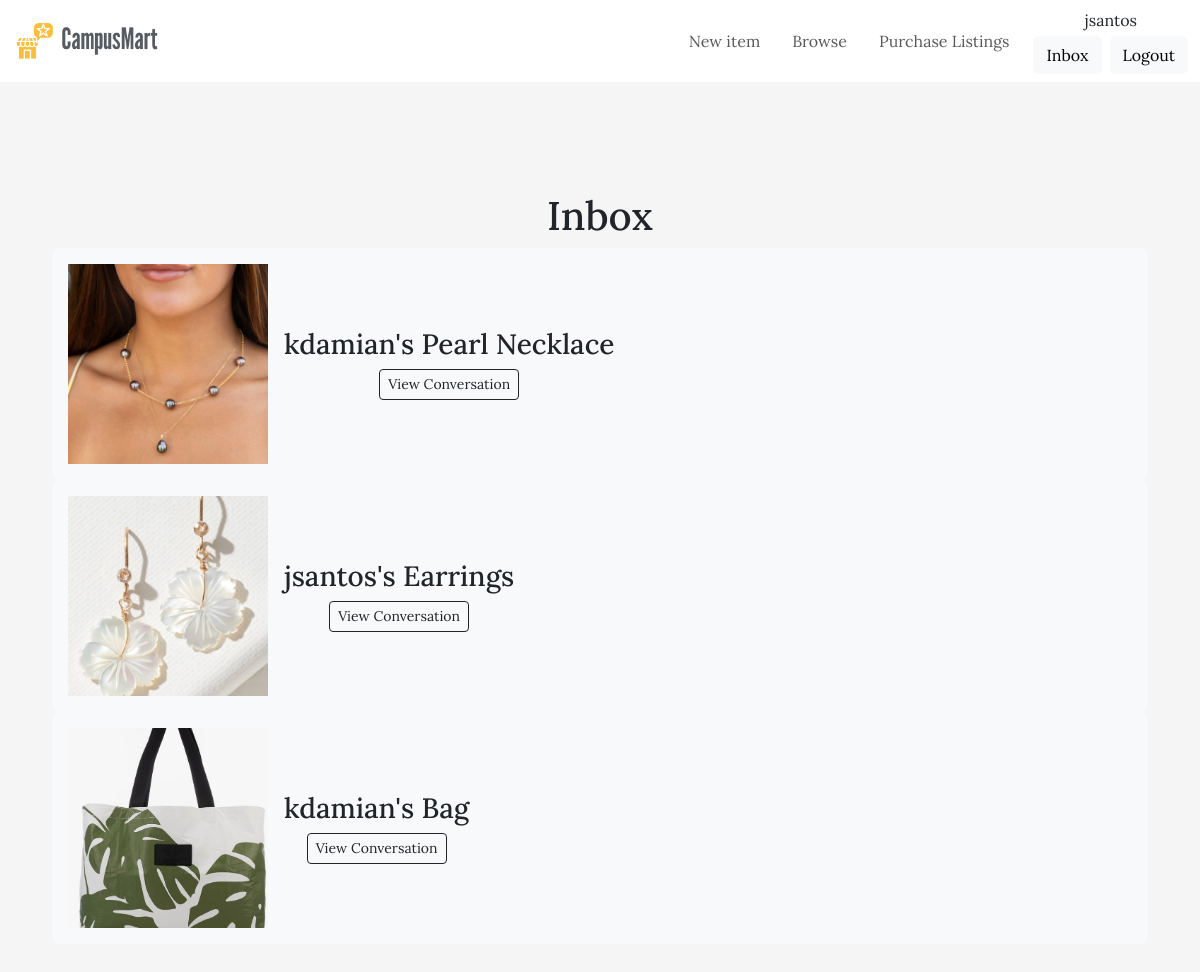
Page /campusmart/inbox/ (signed in) on the committed database.
### campusmart/models.py (models this page shows)
class Conversation(models.Model):
    listing = models.ForeignKey(Listing, on_delete=models.CASCADE)
    members = models.ManyToManyField(User)
    created_at = models.DateTimeField(auto_now_add=True)

class Listing(models.Model):
    CONDITION_CHOICES = [
        ('New', 'New'),
        ('Like New', 'Like New'),
        ('Used', 'Used'),
        ('Fair', 'Fair'),
    ]
    STATUS_CHOICES = [
        ('Available', 'Available'),
        ('Unavailable', 'Unavailable'),
    ]
    created_by = models.ForeignKey(User, on_delete=models.CASCADE)
    title = models.CharField(max_length=200)
    description = models.TextField()
    price = models.DecimalField(max_digits=10, decimal_places=2)
    condition = models.CharField(max_length=20, choices=CONDITION_CHOICES)
    photo = models.ImageField(upload_to='listing_photos')
    status = models.CharField(max_length=20, choices=STATUS_CHOICES, default='Available')
    def __str__(self):
        return f"{self.created_by}'s {self.title}"

### campusmart/views.py (the view)
# urls.py: path('inbox/', views.inbox, name='inbox'),
@login_required
def inbox(request):
    conversations = Conversation.objects.filter(members=request.user).order_by('-created_at')
    return render(request, 'campusmart/inbox.html', {
        'conversations':conversations,
    })

### campusmart/templates/campusmart/inbox.html (shortened to what this page needs)
{% extends "campusmart/base.html" %}
{% load static %}
{% block content %}
<div class="container mt-4">
    <h1>Inbox</h1>
    <br/>
    {% for conversation in conversations %}
        <div class="col-12">
            <div class="d-flex align-items-center bg-light p-3 rounded">
            <div class="me-3">
                {% if conversation.listing.photo %}
                    <img src="{{ conversation.listing.photo.url }}"
                        class="w-full h-full object-cover rounded-xl"
                        alt="Listing image"
                        style="width: 200px; height: 200px; object-fit: cover; display: block;"
                    >
                {% endif %}
            </div>
            <div>
                <h3>{{ conversation.listing }}</h3>
                <a href="{% url 'campusmart:conversation_detail' conversation.id %}" class="btn btn-outline-dark btn-sm">View Conversation</a>
            </div>
        </div>
        </div>
    {% endfor %}
</div>
{% endblock %}

### campusmart/templates/campusmart/base.html (shortened to what this page needs)
<!DOCTYPE html>
<html>
<head>
    <link href="https://cdn.jsdelivr.net/npm/bootstrap@5.3.0-alpha1/dist/css/bootstrap.min.css" rel="stylesheet"
>
    {% load static %}
    <link rel="stylesheet" href="{% static 'campusmart/basestyles.css' %}">
</head>
<body>
    {% load static %}
        <nav class="navbar navbar-expand-lg fixed-top" style="background-color: white;">
            <div class="container-fluid">
                <a class="navbar-brand" href="{% url 'campusmart:index' %}">
                    <img src="{% static 'campusmart/campusmart_logo.png' %}" alt="CampusMart Logo" class="logo">
                </a>
                <div class="collapse navbar-collapse justify-content-end" id="navbarContent">
                    <ul class="navbar-nav gap-3 align-items-lg-center">
                        <li class="nav-item">
                            <a class="nav-link text-lg font-semibold" href="{% url 'campusmart:create_listing' %}">New item</a>
                        </li>
                        <li class="nav-item">
                            <a class="nav-link text-lg font-semibold" href="{% url 'campusmart:listing_all' %}">Browse</a>
                        </li>
                        <li class="nav-item">
                            <a class="nav-link text-lg font-semibold" href="{% url 'campusmart:checkout' %}">Purchase Listings</a>
                        </li>
                        {% if request.user.is_authenticated %}
                            <li class="nav-item text-center">
                                <p class="mb-1">{{ request.user.username }}</p>
                                <div class="d-flex gap-2 justify-content-center">
                                    <a href="{% url 'campusmart:inbox' %}" class="btn btn-light">Inbox</a>
                                    <a href="{% url 'campusmart:logout' %}" class="btn btn-light">Logout</a>
                                </div>
                            </li>
                        {% else %}
                            <li class="d-flex gap-2 justify-content-center">
                                <a href="{% url 'campusmart:login' %}" class="btn btn-outline-warning btn-sm">Login</a>
                                <a href="{% url 'campusmart:register' %}" class="btn btn-outline-warning btn-sm">Register</a>
                            </li>
                        {% endif %}
                        </ul>
                    </div>
                </div>
        </nav>
    <div id="content" class="mt-5" style="padding-top: 80px;">
        {% block content %}
        {% endblock %}
    </div>
</body>
</html>

### campusmart/static/campusmart/basestyles.css (style rules this page uses)
a { color: black; text-decoration: none; font-family: Lora; }
html, body { font-family: Lora; align-items: center; padding: 20px; background-color: #f5f5f5; text-align: center; }
.logo { width: 150px; margin-right: 10px; }

### rows in the picture
Conversation: listing.photo (picture), listing "kdamian's Pearl Necklace"
Conversation: listing.photo (picture), listing "jsantos's Earrings"
Conversation: listing.photo (picture), listing "kdamian's Bag"

### other values in the picture
{{ request.user.username }} "jsantos"
